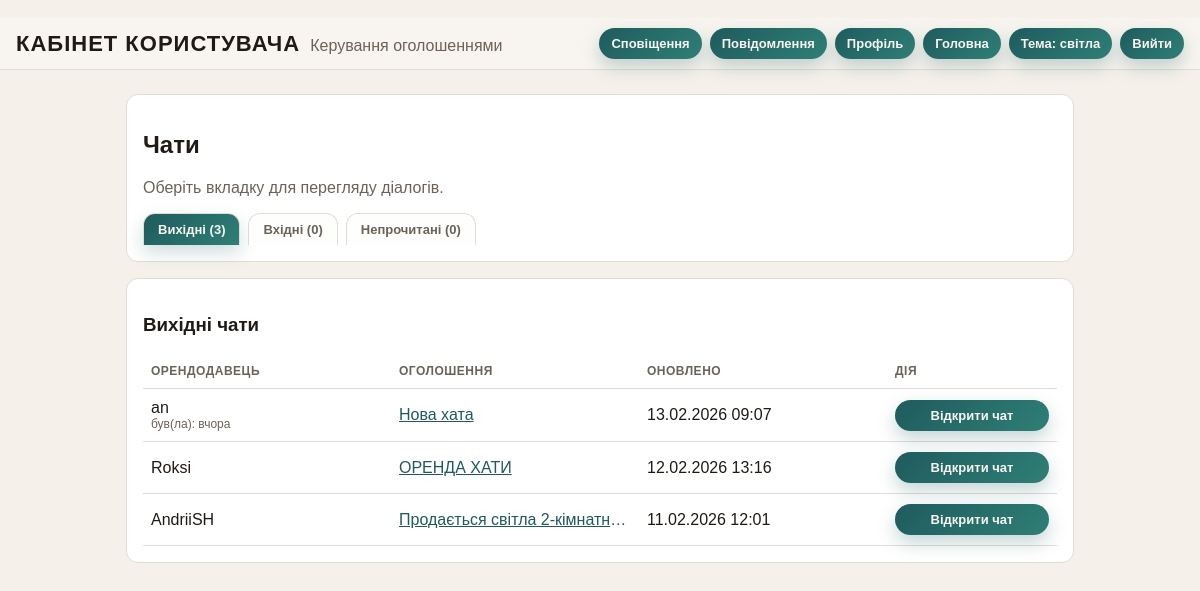
The page /cabinet/messages/?tab=outgoing (signed in) on the database as committed earlier.
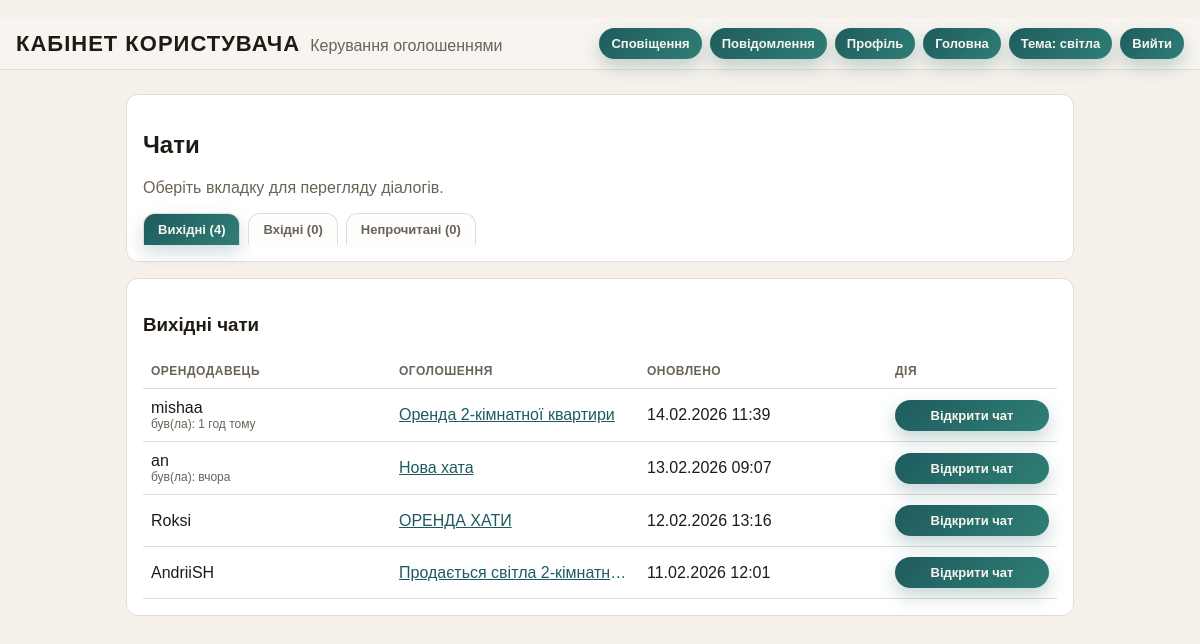
The same page on the database as committed later.
### listings/models.py (models this page shows, shortened)
class ChatThread(models.Model):
    listing = models.ForeignKey(
        Listing, on_delete=models.CASCADE, related_name="chat_threads"
    )
    landlord = models.ForeignKey(
        settings.AUTH_USER_MODEL,
        on_delete=models.CASCADE,
        related_name="landlord_threads",
    )
    tenant = models.ForeignKey(
        settings.AUTH_USER_MODEL, on_delete=models.CASCADE, related_name="tenant_threads"
    )
    created_at = models.DateTimeField(auto_now_add=True)
    updated_at = models.DateTimeField(auto_now=True)
    class Meta:
        ordering = ["-updated_at"]
        unique_together = ("listing", "landlord", "tenant")

class Listing(models.Model):
    HEATING_INDIVIDUAL = "individual"
    HEATING_CENTRAL = "central"
    HEATING_BUILDING = "building"
    HEATING_OTHER = "other"
    PETS_ALLOWED = "allowed"
    PETS_CATS = "cats_only"
    PETS_NOT_ALLOWED = "not_allowed"
    PETS_NEGOTIABLE = "negotiable"
    HEATING_CHOICES = [
        (HEATING_INDIVIDUAL, "Індивідуальне"),
        (HEATING_CENTRAL, "Централізоване"),
        (HEATING_BUILDING, "Будинкове"),
        (HEATING_OTHER, "Інше"),
    ]
    PETS_CHOICES = [
        (PETS_ALLOWED, "Можна з тваринами"),
        (PETS_CATS, "Можна з котами"),
        (PETS_NOT_ALLOWED, "Не можна"),
        (PETS_NEGOTIABLE, "По домовленості"),
    ]
    ROOMS_1 = "1"
    ROOMS_2 = "2"
    ROOMS_3 = "3"
    ROOMS_4_PLUS = "4+"
    ROOMS_CHOICES = [
        (ROOMS_1, "1"),
        (ROOMS_2, "2"),
        (ROOMS_3, "3"),
        (ROOMS_4_PLUS, "4+"),
    ]
    STATUS_DRAFT = "draft"
    STATUS_PUBLISHED = "published"
    STATUS_ARCHIVED = "archived"
    STATUS_BLOCKED = "blocked"
    STATUS_CHOICES = [
        (STATUS_DRAFT, "Чернетка"),
        (STATUS_PUBLISHED, "Опубліковано"),
        (STATUS_ARCHIVED, "Архів"),
        (STATUS_BLOCKED, "Заблоковано"),
    ]
    owner = models.ForeignKey(
        settings.AUTH_USER_MODEL,
        on_delete=models.CASCADE,
        related_name="listings",
        null=True,
        blank=True,
    )
    title = models.CharField(max_length=120)
    address = models.CharField(max_length=255)
    price_per_month = models.DecimalField(max_digits=10, decimal_places=2)
    floor = models.PositiveSmallIntegerField(null=True, blank=True)
    total_floors = models.PositiveSmallIntegerField(null=True, blank=True)
    heating = models.CharField(max_length=20, choices=HEATING_CHOICES, blank=True)
    pets = models.CharField(max_length=20, choices=PETS_CHOICES, blank=True)
    rooms = models.CharField(max_length=2, choices=ROOMS_CHOICES)
    area_sqm = models.DecimalField(max_digits=7, decimal_places=2, null=True, blank=True)
    description = models.TextField(blank=True)
    photo = models.ImageField(upload_to="listing_photos/", blank=True)
    contact_name = models.CharField(max_length=120)
    contact_phone = models.CharField(max_length=50, blank=True)
    contact_email = models.EmailField(blank=True)
    status = models.CharField(
        max_length=20, choices=STATUS_CHOICES, default=STATUS_PUBLISHED
    )
    views_count = models.PositiveIntegerField(default=0)
    is_active = models.BooleanField(default=True)
    created_at = models.DateTimeField(auto_now_add=True)
    updated_at = models.DateTimeField(auto_now=True)
    class Meta:
        ordering = ["-created_at"]

### listings/views.py (the view)
# urls.py: path("cabinet/messages/", views.messages_list, name="messages_list"),
@login_required
def messages_list(request):
    active_tab = request.GET.get("tab", "incoming")
    if active_tab not in {"incoming", "outgoing", "unread"}:
        active_tab = "incoming"
    incoming_threads = (
        ChatThread.objects.filter(landlord=request.user)
        .select_related("listing", "landlord", "tenant")
        .order_by("-updated_at")
    )
    outgoing_threads = (
        ChatThread.objects.filter(tenant=request.user)
        .select_related("listing", "landlord", "tenant")
        .order_by("-updated_at")
    )
    unread_threads = (
        ChatThread.objects.filter(messages__recipient=request.user, messages__is_read=False)
        .select_related("listing", "landlord", "tenant")
        .distinct()
        .order_by("-updated_at")
    )
    incoming_user_ids = list(incoming_threads.values_list("tenant_id", flat=True))
    outgoing_user_ids = list(outgoing_threads.values_list("landlord_id", flat=True))
    unread_counterparty_ids = []
    for thread in unread_threads:
        if request.user.id == thread.landlord_id:
            unread_counterparty_ids.append(thread.tenant_id)
        else:
            unread_counterparty_ids.append(thread.landlord_id)
    incoming_seen_map = {
        p.user_id: p.last_seen_at
        for p in Profile.objects.filter(user_id__in=incoming_user_ids)
    }
    outgoing_seen_map = {
        p.user_id: p.last_seen_at
        for p in Profile.objects.filter(user_id__in=outgoing_user_ids)
    }
    unread_seen_map = {
        p.user_id: p.last_seen_at
        for p in Profile.objects.filter(user_id__in=unread_counterparty_ids)
    }
    for thread in incoming_threads:
        thread.tenant_last_seen = incoming_seen_map.get(thread.tenant_id)
    for thread in outgoing_threads:
        thread.landlord_last_seen = outgoing_seen_map.get(thread.landlord_id)
    for thread in unread_threads:
        counterparty_id = thread.tenant_id if request.user.id == thread.landlord_id else thread.landlord_id
        thread.counterparty_last_seen = unread_seen_map.get(counterparty_id)
    if active_tab == "incoming":
        current_threads = incoming_threads
    elif active_tab == "outgoing":
        current_threads = outgoing_threads
    else:
        current_threads = unread_threads
    return render(
        request,
        "listings/messages_list.html",
        {
            "active_tab": active_tab,
            "current_threads": current_threads,
            "incoming_threads": incoming_threads,
            "outgoing_threads": outgoing_threads,
            "unread_threads": unread_threads,
        },
    )

### listings/context_processors.py (called while the page is built)
def favorites_count(request):
    if request.user.is_authenticated:
        latest_received_message_id = (
            ChatMessage.objects.filter(recipient=request.user).aggregate(max_id=Max("id"))["max_id"]
            or 0
        )
        return {
            "favorites_count": Favorite.objects.filter(user=request.user).count(),
            "unread_messages_count": ChatMessage.objects.filter(
                recipient=request.user, is_read=False
            ).count(),
            "latest_received_message_id": latest_received_message_id,
        }
    return {
        "favorites_count": 0,
        "unread_messages_count": 0,
        "latest_received_message_id": 0,
    }

### listings/templatetags/listings_extras.py (called while the page is built)
@register.filter
def last_seen_human(value):
    if not value:
        return ""
    now = timezone.now()
    delta = now - value
    seconds = int(delta.total_seconds())
    if seconds < 60:
        return "щойно"
    minutes = seconds // 60
    if minutes < 60:
        return f"{minutes} хв тому"
    hours = minutes // 60
    if hours < 24:
        return f"{hours} год тому"
    if hours < 48:
        return "вчора"
    return value.strftime("%d.%m.%Y %H:%M")

### listings/templates/listings/messages_list.html (shortened to what this page needs)
﻿{% extends "listings/dashboard_base.html" %}`r`n{% load listings_extras %}
{% block content %}
  <div class="panel">
    <h2>Чати</h2>
    <p class="muted">Оберіть вкладку для перегляду діалогів.</p>
    <div class="chat-tabs">
      <a class="chat-tab {% if active_tab == 'outgoing' %}active{% endif %}" href="{% url 'listings:messages_list' %}?tab=outgoing">
        Вихідні ({{ outgoing_threads|length }})
      </a>
      <a class="chat-tab {% if active_tab == 'incoming' %}active{% endif %}" href="{% url 'listings:messages_list' %}?tab=incoming">
        Вхідні ({{ incoming_threads|length }})
      </a>
      <a class="chat-tab {% if active_tab == 'unread' %}active{% endif %}" href="{% url 'listings:messages_list' %}?tab=unread">
        Непрочитані ({{ unread_threads|length }})
      </a>
    </div>
  </div>
  <div class="panel">
    <h3>
      {% if active_tab == "incoming" %}
        Вхідні чати
      {% elif active_tab == "outgoing" %}
        Вихідні чати
      {% else %}
        Непрочитані чати
      {% endif %}
    </h3>
    {% if current_threads %}
      <table class="chat-table">
        <thead>
          <tr>
            <th>
              {% if active_tab == "incoming" %}
                Орендар
              {% elif active_tab == "outgoing" %}
                Орендодавець
              {% else %}
                Співрозмовник
              {% endif %}
            </th>
            <th class="listing-col">Оголошення</th>
            <th>Оновлено</th>
            <th class="action-col">Дія</th>
          </tr>
        </thead>
        <tbody>
          {% for thread in current_threads %}
            <tr>
              <td>
                {% if active_tab == "incoming" %}
                  {{ thread.tenant.username }}
                  {% if thread.tenant_last_seen %}
                    <div class="muted" style="font-size: 12px;">
                      був(ла): {{ thread.tenant_last_seen|last_seen_human }}
                    </div>
                  {% endif %}
                {% elif active_tab == "outgoing" %}
                  {{ thread.landlord.username }}
                  {% if thread.landlord_last_seen %}
                    <div class="muted" style="font-size: 12px;">
                      був(ла): {{ thread.landlord_last_seen|last_seen_human }}
                    </div>
                  {% endif %}
                {% endif %}
              </td>
              <td class="listing-col">
                <a href="{% url 'listings:listing_detail' thread.listing.pk %}">
                  {{ thread.listing.title }}
                </a>
              </td>
              <td>{{ thread.updated_at|date:"d.m.Y H:i" }}</td>
              <td class="action-col">
                <a class="btn secondary" href="{% url 'listings:chat_detail' thread.id %}">
                  Відкрити чат
                </a>
              </td>
            </tr>
          {% endfor %}
        </tbody>
      </table>
    {% endif %}
  </div>
{% endblock %}

Rows that differ between the two databases and show on the page:
added ChatThread: landlord.username "mishaa", landlord_last_seen|last_seen_human "1 год тому", listing "Оренда 2-кімнатної квартири", updated_at "14.02.2026 11:39"
Other text that changed with them:
{{ outgoing_threads|length }}: "3" → "4"
